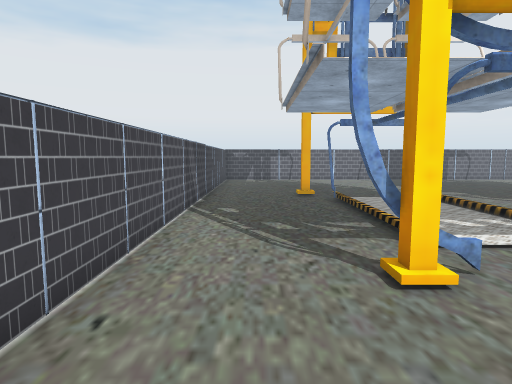
[1] (above)

14 first-person views from a walk through a scene from a Unity 3-D project. The camera is 1.5 m above the floor, tilts 6° down and sees 75° across. Doors are open. The floor is counted in squares, 1 m on a side. Each view is taken from the middle of a square. On the plan, view 1 faces up. The plan holds only what a view shows up to about 15 squares ahead; the rest is blank. The place goes on beyond the plan. Some animated figures are not drawn. Some surface patterns are stand-ins.

[2]
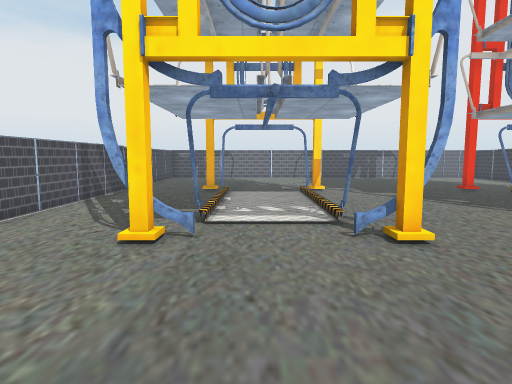

[3]
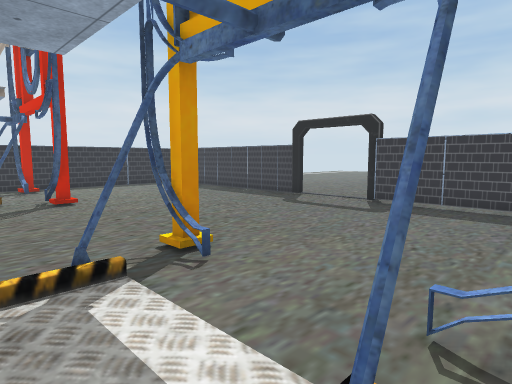

[4]
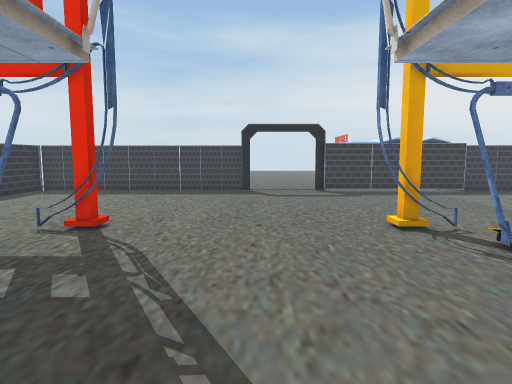

[5]
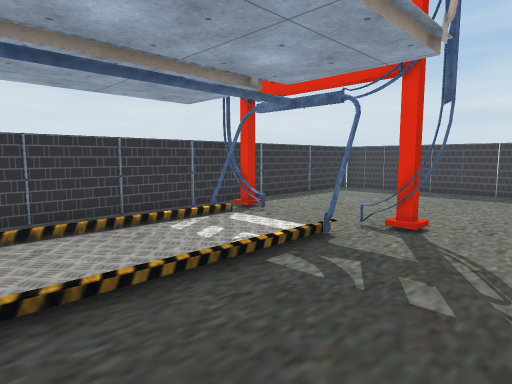

[6]
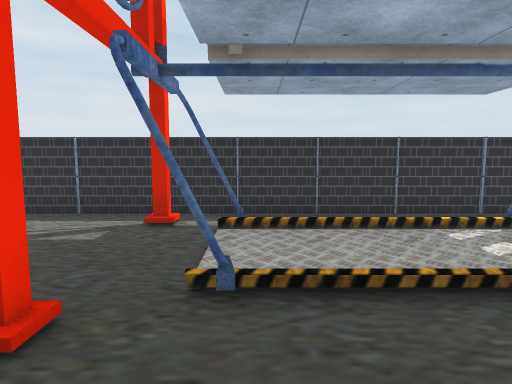

[7]
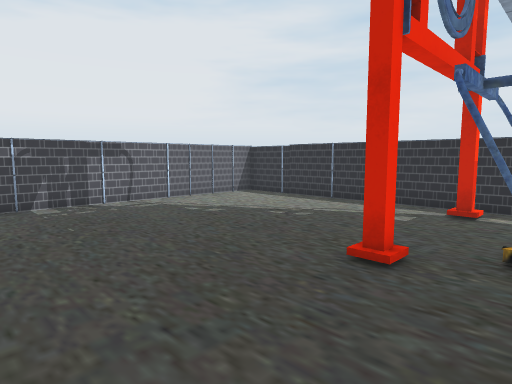

[8]
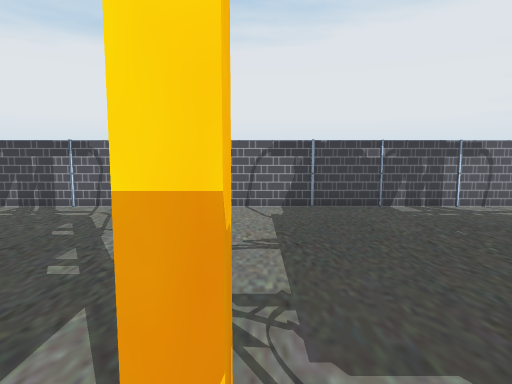

[9]
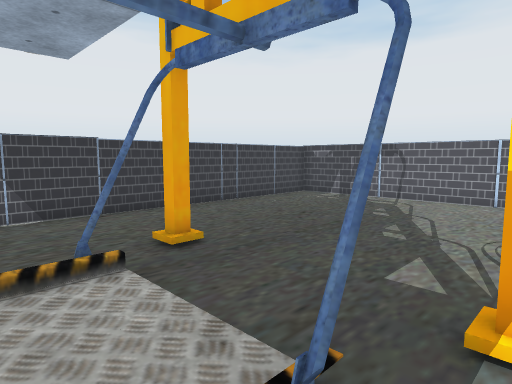

[10]
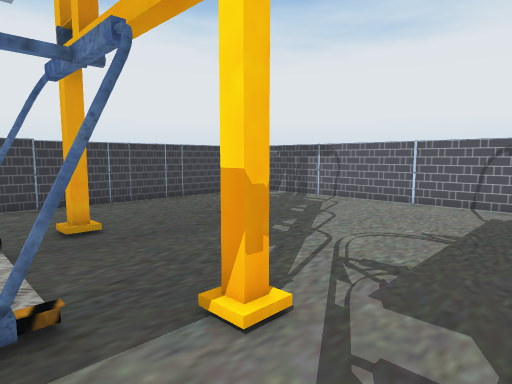

[11]
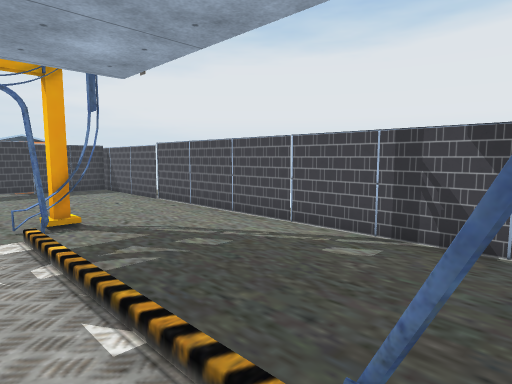

[12]
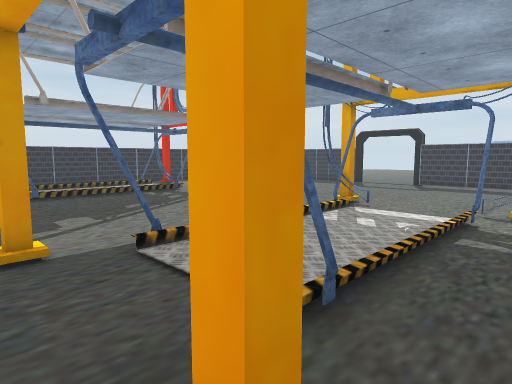

[13]
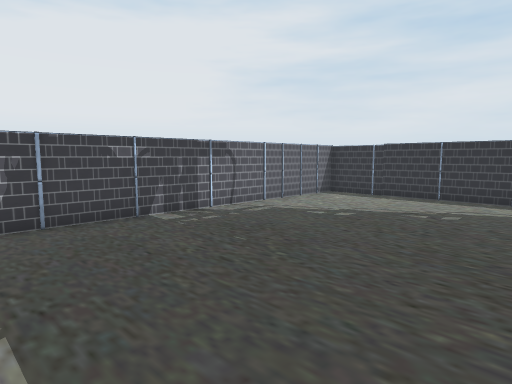

[14]
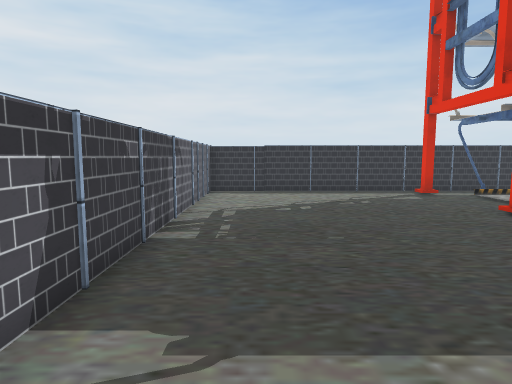

### Floor plan
Points are (right, up) in squares from view 1. A wall is a line through its corners. A room is listed if a view was taken in it or the views show most of it. See-through windows are left out.
Room 1 (views 1, 2, 3, 4, 5, 6, 7, 8, 9, 10, 11, 12, 13, 14)
walls: (6, 11.5) (6, 11.6) (6, 11.7) (6.1, 12.1) (6.1, 11.4); (6, 11.8) (6.2, 11.4); (6.2, 12) (6, 11.6); (6.9, 12.9) (6.6, 12.9) (6.6, 13.3) (6.9, 13.3) (6.9, 12.9); (14.1, 11.4) (14.3, 12); (14.3, 11) (14.3, 12); (5.8, 4.1) (7.5, 4.1) (6.9, 4.1) (6.9, 3.8) (6.6, 3.8) (6.6, 4.1); (14.4, 11.4) (14.2, 12); (14.5, 11.6) (14.1, 11.9); (12.9, 4.1) (14.5, 4.1); (14, 12.9) (13.5, 12.9) (13.5, 13.4); (14.2, 5.2) (14.4, 5.7); (14.3, 5.1) (14.3, 5.7); (2.8, 11.9) (2.6, 11.7); (2.8, 12) (2.6, 11.6); (2.7, 11.9) (2.7, 11.5); (13.5, 3.7) (13.5, 4.2); (2.6, 11.8) (2.8, 11.5); (2.7, 5.7) (2.9, 5.5); (2.7, 5.7) (2.7, 5.1); (2.6, 5.1) (2.6, 5.6) (2.8, 5.2); (2.5, 5.2) (2.6, 5.6); (2.1, 13.4) (2.1, 12.9) (1.8, 12.9) (1.8, 13.4); (2.4, 3.8) (1.8, 3.8) (1.8, 4.1) (1.2, 4.1) (2.5, 4.1); (17.6, 11.3) (17.9, 11.9); (17.7, 11.1) (17.7, 12); (17.8, 11.3) (17.5, 12); (17.9, 11.4) (17.5, 11.8); (17.6, 4.1) (19, 4.1); (18.3, 12.9) (18.3, 13.4); (10.6, -3.8) (19.6, -3.8) (19.6, 22) (-2, 22) (-2, -3.6) (7.4, -3.6)
low walls: (6.6, 4.1) (5.9, 4.1); (2.5, 4.1) (2, 4.1); (17.5, 10.5) (17.5, 11.7); (17.5, 5.6) (17.5, 6.5); (18.1, 12.8) (18.1, 13.5)
ways out: opening at (8, -4); open door at (9.5, -4); gap at (14, 5); gap at (18, 5); gap at (18, 12)

Where each view was taken, in squares from view 1:
view 1: 0 up, 0 right, facing up
view 2: 2 down, 4 right, facing up
view 3: 7 up, 2 right, facing down-right
view 4: 11 up, 10 right, facing down
view 5: 11 up, 11 right, facing down-right
view 6: 11 up, 11 right, facing right
view 7: 11 up, 9 right, facing up-right
view 8: 12 up, 7 right, facing up
view 9: 10 up, 7 right, facing up-left
view 10: 11 up, 9 right, facing up-left
view 11: 12 up, 4 right, facing down-left
view 12: 14 up, 1 right, facing down-right
view 13: 14 up, 7 right, facing up-right
view 14: 20 up, 5 right, facing right
